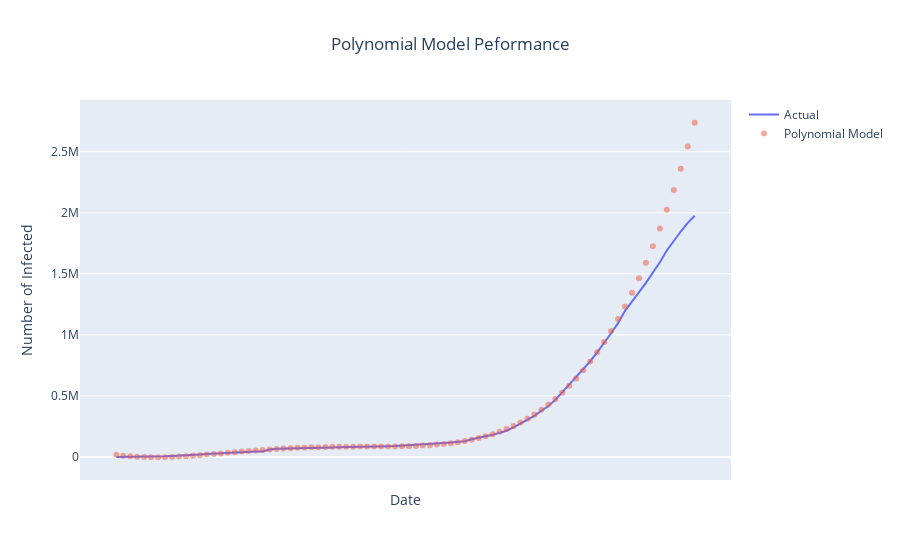

This figure's notebook cell:
### Code cell
fig = go.Figure()

fig.add_trace(
    go.Scatter(
        x=confirmed["Date"], 
        y=confirmed["Confirmed"],
        mode="lines", name="Actual"
    )
)

fig.add_trace(
    go.Scatter(
        x=confirmed["Date"], 
        y=y_pred.flatten(),
        mode="markers",
        name="Polynomial Model",
        opacity=0.5
    )
)

fig.update_layout(
    title="Polynomial Model Peformance",
    title_x = 0.5,
    xaxis_title="Date",
    xaxis= {
        'tickformat': '%b',
        'tickvals': pd.date_range('2020-1', '2020-4', freq='MS')
    },
    yaxis_title="Number of Infected",
)

fig.show()
